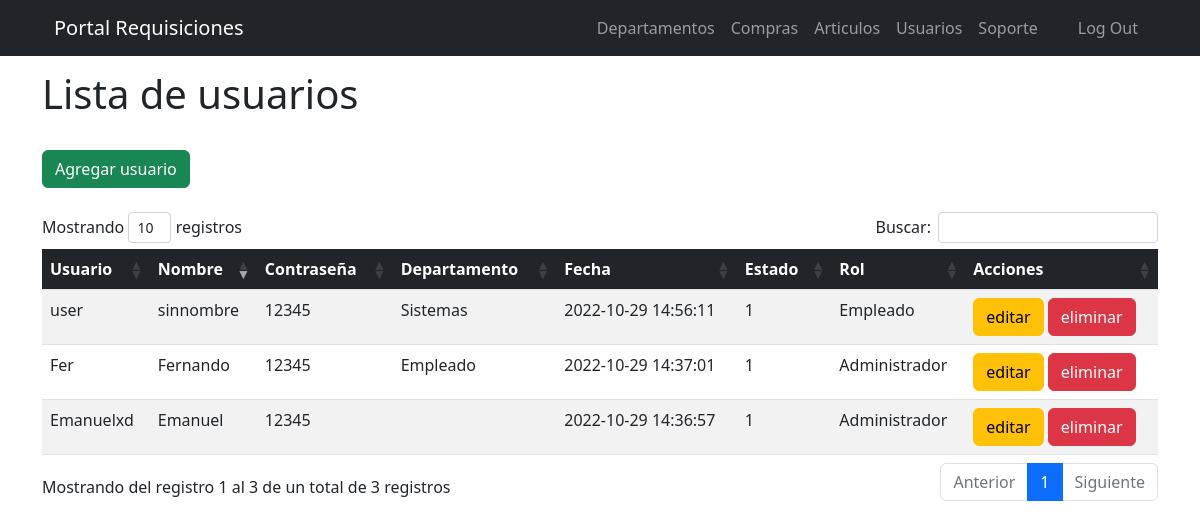
Page /views/usuarios.php (signed in) on the committed database.
### tables this page shows
CREATE TABLE `user` (
  `id` int(11) NOT NULL,
  `usuario` varchar(50) NOT NULL,
  `nombre` varchar(50) NOT NULL,
  `password` varchar(100) NOT NULL,
  `departamento` varchar(50) NOT NULL,
  `fecha` timestamp NOT NULL DEFAULT current_timestamp() ON UPDATE current_timestamp(),
  `rol_id` int(11) NOT NULL,
  `estado` int(11) NOT NULL
);

CREATE TABLE `permisos` (
  `id` int(11) NOT NULL,
  `rol` varchar(150) NOT NULL
);

### views/usuarios.php (the view, shortened to what this page needs)
<?php
include_once "../includes/header.php";
?>
<!DOCTYPE html>
<html lang="en">
<head>
    <link rel="stylesheet" href="../DataTables/css/dataTables.bootstrap4.min.css">
      <link rel="stylesheet" type="text/css" href="../css/prueba.css">
</head>
<div class="container is-fluid">
<div class="col-xs-12">
		<h1>Lista de usuarios</h1>
    <br>
		<div>
    <button type="button" class="btn btn-success" data-toggle="modal" data-target="#user">
				<span class="glyphicon glyphicon-plus"></span> Agregar usuario </a></button>
    </div>
		<br>
        <table class="table table-striped"  id= "table_id">
                         <thead>
                         <tr class="bg-dark">
                        <th>Usuario</th>
                        <th>Nombre</th>
                        <th>Contraseña</th>
                        <th>Departamento</th>
                        <th>Fecha</th>
                        <th>Estado</th>
                        <th>Rol</th>
                        <th>Acciones</th>
                        </tr>
                        </thead>
                        <tbody>
				<?php
require_once ("../includes/db.php");
$result=mysqli_query($conexion,"SELECT user.id, user.usuario, user.nombre, user.password, user.departamento,
user.fecha, user.estado , permisos.rol FROM user
LEFT JOIN permisos ON user.rol_id= permisos.id ");
while ($fila = mysqli_fetch_assoc($result)):
?>
<tr>
<td><?php echo $fila['usuario']; ?></td>
<td><?php echo $fila['nombre']; ?></td>
<td><?php echo $fila['password']; ?></td>
<td><?php echo $fila['departamento']; ?></td>
<td><?php echo $fila['fecha']; ?></td>
<td><?php echo $fila['estado']; ?></td>
<td><?php echo $fila['rol']; ?></td>
<td>
<a class="btn btn-warning" href="../includes/editar_user.php?id=<?php echo $fila['id']?> ">
editar</a>
<a href="../includes/eliminar_user.php?id=<?php echo $fila['id']?> " class="btn btn-danger btn-del" >
eliminar</a></button>
</td>
</tr>
<?php endwhile;?>
	</body>
  <?php include("../includes/sesion/registros.php"); ?>
</html>

### includes/header.php (shortened to what this page needs)
<!DOCTYPE html>
<html lang="es">
<head>
	<link rel="stylesheet" href="../css/fontawesome-all.min.css">
	<link rel="stylesheet" href="../css/estilo.css">
	<link href="https://cdn.jsdelivr.net/npm/bootstrap@5.2.3/dist/css/bootstrap.min.css" rel="stylesheet"
</head>
<body id="page-top">
<nav class="navbar navbar-expand-lg navbar-dark bg-dark fixed-top" id="mainNav">
<div class="container px-4">
<a class="navbar-brand" href="../views/index.php">Portal Requisiciones</a>
				 <div class="collapse navbar-collapse" id="navbarResponsive">
				 <ul class="navbar-nav ms-auto">
		 <li class="nav-item"><a class="nav-link" href="../views/departamentos.php">Departamentos </a></li>
		 <li class="nav-item"><a class="nav-link"href="../views/compras.php">Compras </a></li>
		 <li class="nav-item"><a class="nav-link"href="../views/articulos.php">Articulos </a></li>
		 <li class="nav-item"><a class="nav-link"href="../views/acceso.php" >Usuarios </a><li>
		 <li class="nav-item"><a class="nav-link"href="../views/contacto.php" >Soporte </a><li>
				</ul>
	<ul class="navbar-nav flex-row">
    <li class="nav-item me-3 me-lg-1">
    <a class="nav-link d-sm-flex align-items-sm-center" href="#">
        </a>
      </li>
	  <li class="nav-item"><a class="nav-link" href="../includes/sesion/cerrarSesion.php">Log Out </a><li>
	</div>
		</div>
	</nav>
	<div class="container">
		<div class="row">

### includes/sesion/registros.php (shortened to what this page needs)
<!DOCTYPE html>
<html lang="es-MX">
<head>
    <link rel="stylesheet" href="../package/dist/sweetalert2.css">
</head>
<body id="page-top">
</body>
</html>

### css/estilo.css (style rules this page uses)
body { padding-top: 70px; }

### css/prueba.css (style rules this page uses)
a { text-decoration: none; }
table.dataTable thead th, table.dataTable tfoot th { font-weight: bold; color: white; }

### views/usuarios.php (style rules this page uses)
a { text-decoration: none; }
table.dataTable thead th, table.dataTable tfoot th { font-weight: bold; color: white; }

### rows in the picture
user: usuario "Emanuelxd", nombre "Emanuel", password "12345", fecha "2022-10-29 14:36:57", estado "1", rol.rol "Administrador"
user: usuario "Fer", nombre "Fernando", password "12345", departamento "Empleado", fecha "2022-10-29 14:37:01", estado "1", rol.rol "Administrador"
user: usuario "user", nombre "sinnombre", password "12345", departamento "Sistemas", fecha "2022-10-29 14:56:11", estado "1", rol.rol "Empleado"
